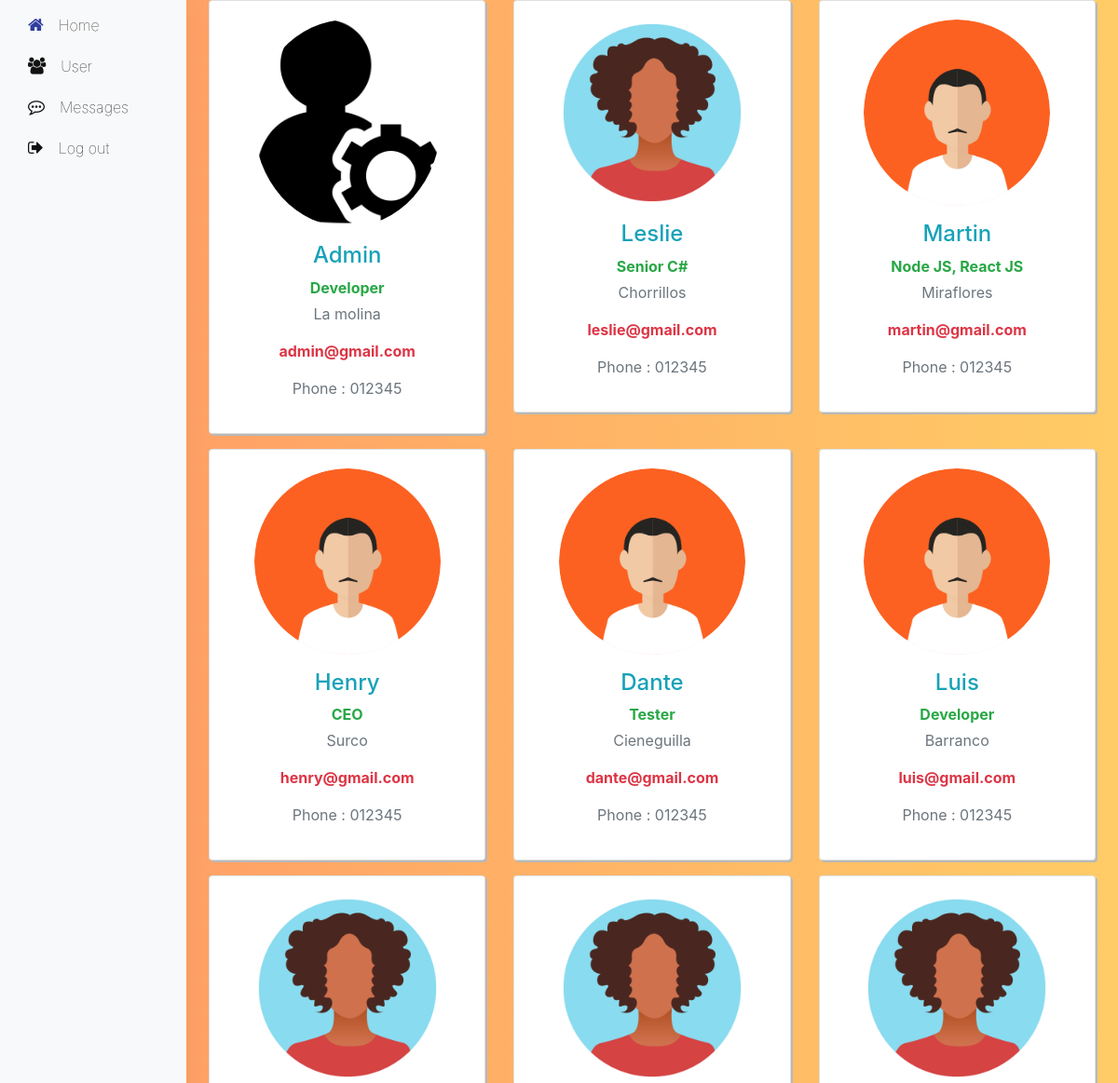
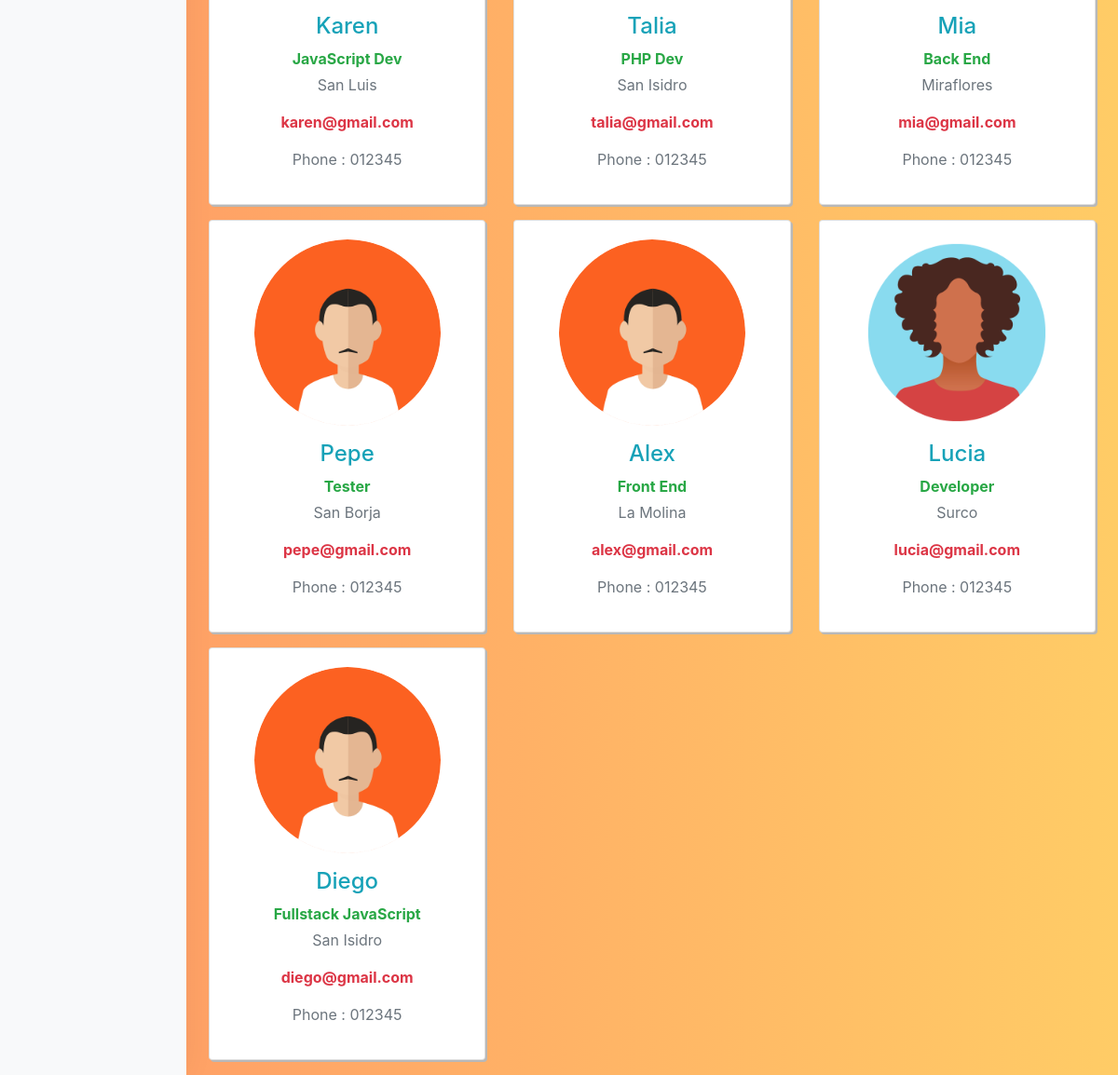
The page /admin/user.php (signed in) on the database its author committed (2 pictures, top to bottom).
### tables this page shows
CREATE TABLE `user` (
  `id` int(11) NOT NULL,
  `name` varchar(50) NOT NULL,
  `email` varchar(50) NOT NULL,
  `birthday` date NOT NULL,
  `password` varchar(255) NOT NULL,
  `phone` varchar(12) NOT NULL,
  `address` varchar(255) NOT NULL,
  `work` varchar(100) NOT NULL,
  `images` varchar(255) NOT NULL,
  `website` varchar(100) NOT NULL,
  `github` varchar(100) NOT NULL,
  `twitter` varchar(100) NOT NULL,
  `instagram` varchar(100) NOT NULL,
  `facebook` varchar(100) NOT NULL,
  `time` timestamp NOT NULL DEFAULT current_timestamp() ON UPDATE current_timestamp(),
  `user_status` int(1) NOT NULL
);

### admin/user.php (the view, shortened to what this page needs)
<?php
    include './session.php';
?>
<!DOCTYPE html>
<html lang="en">
<head>
    <link rel="stylesheet" href="https://cdnjs.cloudflare.com/ajax/libs/twitter-bootstrap/4.6.0/css/bootstrap.min.css">
    <link rel="stylesheet" href="https://cdnjs.cloudflare.com/ajax/libs/font-awesome/5.15.2/css/all.min.css">
    <link rel="stylesheet" href="../css/css.css">
    <link rel="stylesheet" href="https://cdnjs.cloudflare.com/ajax/libs/font-awesome/4.7.0/css/font-awesome.min.css">
</head>
<body>
<div id="main">
    <div class="container-fluid">
        <div class="row">
            <?php include 'templates/menu.php'; ?>
            <main role="main" class="col-md-9 ml-sm-auto col-lg-10 px-4">
                <div class="row">
                    <?php
                        $sql = "SELECT * FROM user order by time desc";
                        $result = $conn->query($sql);
                        if ($result->num_rows > 0) {
                            while($row = $result->fetch_assoc()) {
                                echo "<div class='col-md-4 mb-3'>";
                                    echo "<div class='card'>";
                                        echo "<div class='card-body'>";
                                            echo "<div class='d-flex flex-column align-items-center text-center'>";
                                                echo '<img src="../images/profile/'.$row["images"].'" alt='.$row["name"].' class="rounded-circle" width="200">';
                                                echo "<div class='mt-3'>";
                                                    echo "<h4 class='text-info'>".$row['name']."</h4>";
                                                    echo '<p class="text-secondary mb-1 text-success"><b>'.$row["work"].'</b></p>';
                                                    echo '<p class="text-muted font-size-sm"> '.$row["address"].' </p>';
                                                    echo '<p class="text-muted font-size-sm"><b class="text-danger"> '.$row["email"].' </b></p>';
                                                    echo '<p class="text-muted font-size-sm">Phone : '.$row["phone"].' </p>';
                                                echo "</div>";
                                             echo "</div>";
                                        echo "</div>";
                                    echo "</div>";
                                echo "</div>";
                            }
                        }
                    ?>
                </div>
            </main>
        </div>
    </div>
</div>
</body>
</html>

### css/css.css (style rules this page uses)
* { margin: 0; padding: 0; }
body { font-family: "Hind Vadodara", -apple-system, BlinkMacSystemFont, Segoe UI, Helvetica Neue, Arial, sans-serif; margin: 0; padding: 0; background: linear-gradient(to right, #ff9966, #ffcc66); }
.card { min-width: 100% !important; box-shadow: 2px 2px #b8b8b8 !important; }

### rows shown on the page
user: images (picture), name "Admin", work "Developer", address "La molina", email "admin@gmail.com", phone "012345"
user: images (picture), name "Leslie", work "Senior C#", address "Chorrillos", email "leslie@gmail.com", phone "012345"
user: images (picture), name "Martin", work "Node JS, React JS", address "Miraflores", email "martin@gmail.com", phone "012345"
user: images (picture), name "Henry", work "CEO", address "Surco", email "henry@gmail.com", phone "012345"
user: images (picture), name "Dante", work "Tester", address "Cieneguilla", email "dante@gmail.com", phone "012345"
user: images (picture), name "Luis", work "Developer", address "Barranco", email "luis@gmail.com", phone "012345"
user: images (picture), name "Karen", work "JavaScript Dev", address "San Luis", email "karen@gmail.com", phone "012345"
user: images (picture), name "Talia", work "PHP Dev", address "San Isidro", email "talia@gmail.com", phone "012345"
user: images (picture), name "Mia", work "Back End", address "Miraflores", email "mia@gmail.com", phone "012345"
user: images (picture), name "Pepe", work "Tester", address "San Borja", email "pepe@gmail.com", phone "012345"
user: images (picture), name "Alex", work "Front End", address "La Molina", email "alex@gmail.com", phone "012345"
user: images (picture), name "Lucia", work "Developer", address "Surco", email "lucia@gmail.com", phone "012345"
user: images (picture), name "Diego", work "Fullstack JavaScript", address "San Isidro", email "diego@gmail.com", phone "012345"
